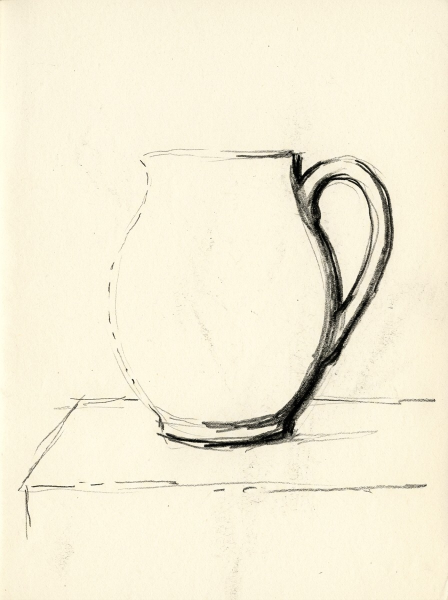
#> input picture rembrandt/img/t02.jpg, 896 x 1200 px, found by its file name (shown at 1/2 size); its folder holds 6 pictures in this run
$ python paper.py
#> lines starting #> are read from the running program, lines starting #| are printed output that depends on the picture
"""Uniformiza os desenhos gerados: corta bordas de folha/caderno e leva o tom do papel a um creme único.
Lê gen/<chave>.png e grava img/<chave>.jpg. Também recorta duas amostras de traço a partir de modelos do livro."""
import glob, os
import numpy as np
from PIL import Image
TARGET = np.array([246, 240, 226], float)
CROP = {k: .06 for k in 'a06 a07 l08 a03 a01 c06 p08 b01'.split()}
CROP.update({k: .05 for k in 'b04 b09 t09 t10 c07 c08 b12 st-b12-1 st-b12-2 st-b12-3 a05 st-a05-1 st-a05-2 st-a05-3 b13 fig-tons b05 b10'.split()})
def fix(im, crop=0):
    im = im.convert('RGB')
    if crop:
        w, h = im.size; dx, dy = int(w * crop), int(h * crop)
        im = im.crop((dx, dy, w - dx, h - dy))
    a = np.asarray(im, float)
    small = np.asarray(im.resize((90, 120)), float).reshape(-1, 3)
    paper = np.percentile(small, 85, axis=0)
    gain = np.clip(TARGET / paper, .88, 1.22)
    return Image.fromarray(np.clip(np.minimum(a * gain, TARGET + 2), 0, 255).astype('uint8'))
for f in sorted(glob.glob('gen/*.png')):
    k = os.path.basename(f)[:-4]
    fix(Image.open(f), CROP.get(k, 0)).save(f'img/{k}.jpg', quality=88, optimize=True)
# amostras recortadas de modelos (no lugar de duas amostras geradas)
t02 = Image.open('img/t02.jpg'); t02.crop((150, 330, 870, 870)).save('img/m02.jpg', quality=88)
#> further down, t02 is the input picture: PIL image 896x1200 RGB; mean R, G, B 243.9, 237.7, 215.7
#> after `t02 = Image.open('img/t02.jpg')`:
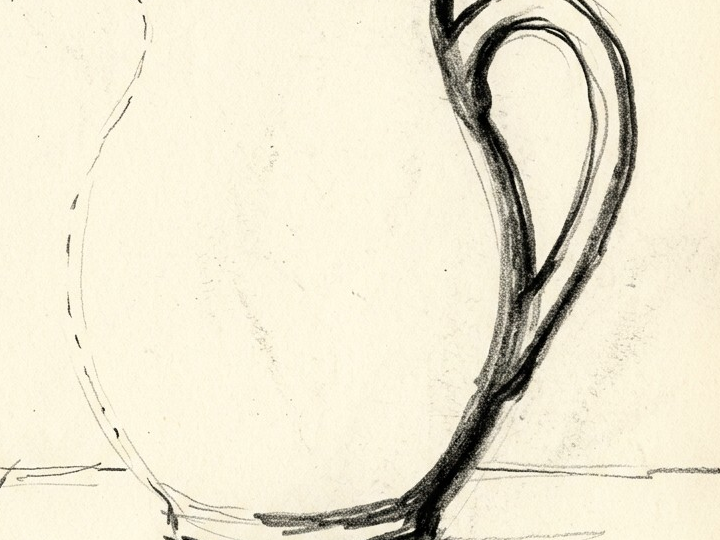
#> saved as m02.jpg: PIL image 720x540 RGB; mean R, G, B 235.4, 229.4, 208.3
#> (the run stopped early here; a loop or call above may not have finished)
